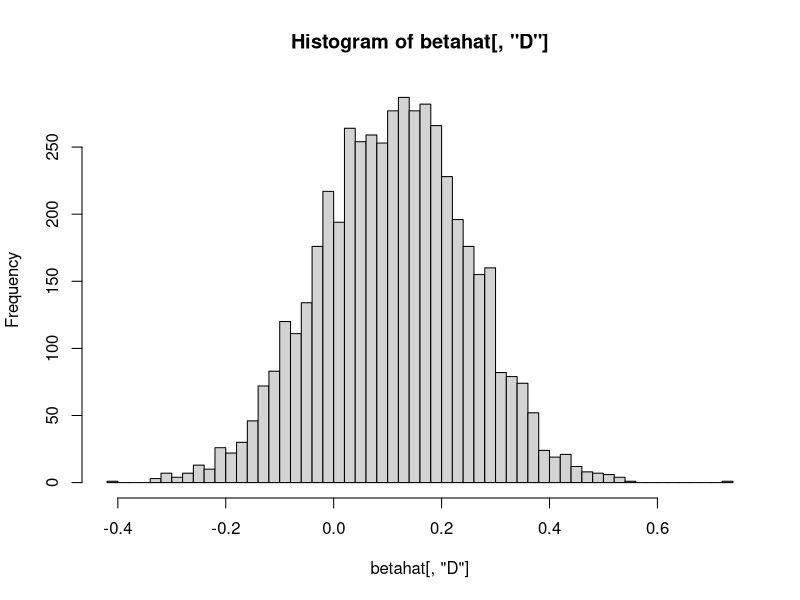

The R source for this figure:
## POWER CALCULATION WITH VARIABLE TREATMENT EFFECTS

# Simulation parameters.
# How do each of these 3 affect the power of the test of
#   H_0 : average treatment effect = 0?
n <- 100
var.e <- 0.45                         # error variance
ATE = 0.10                            # average treatment effect in population

# Individual treatment effects in sample
# effect <- runif(n, min=0, max=2*ATE)  
# effect <- rnorm(n, mean=ATE, sd=0.05)
effect <- rgamma(n, shape=ATE)        # very right skewed

B <- 5000
betahat <- matrix(nrow=B, ncol=2, NA)
tStats <- rep(NA, B)
for (b in 1:B) {
    D <- sample(0:1, n, prob=c(0.5, 0.5), replace=TRUE) # randomize treatment
    Y <- 1 + effect*D + rnorm(n, sd=sqrt(var.e))
    reg <- lm(Y~D)
    betahat[b, ] <- coef(reg)
    tStats[b] <- coef(reg)["D"]/sqrt(vcov(reg)["D","D"])
}
colnames(betahat) <- names(coef(reg))

# Why does this line give us the power of the test?
power <- sum( abs(tStats) >= qnorm(0.975) )/B

cat(paste("\nPower|alpha=0.05 = ", power, "\n"))

cat(paste("\n    population ATE =", ATE))
cat(paste("\n        sample ATE =", mean(effect)))
cat(paste("\nmean estimated ATE =", mean(betahat[ ,"D"]), "\n"))

hist(betahat[ ,"D"], breaks=50)
